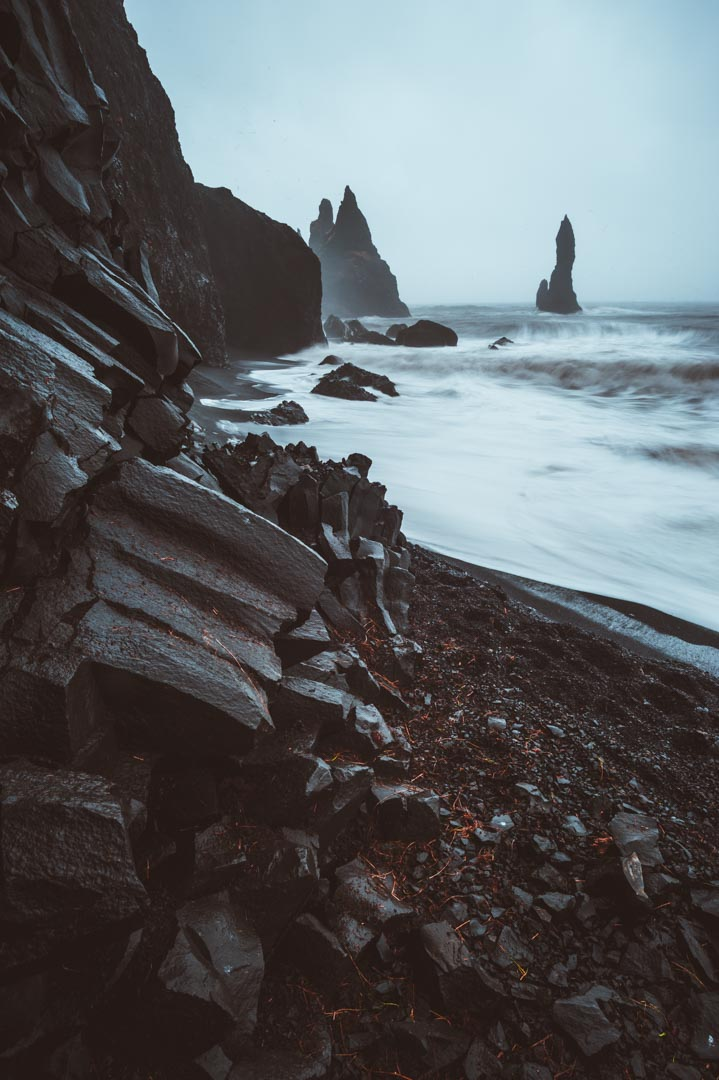
#> input picture imgs/vik.jpg, 719 x 1080 px
$ python main.py   (Python 2 division)
#> lines starting #> are read from the running program, lines starting #| are printed output that depends on the picture
from PIL import Image
import math

def distance_3d(a, b):

    return math.sqrt((b[0] - a[0]) ** 2 + (b[1] - a[1]) ** 2 + (b[2] - a[2]) ** 2)

def distance_2d(a, b):

    return math.sqrt((b[0] - a[0]) ** 2 + (b[1] - a[1]) ** 2)


def get_point_preferences(point_a, set_b):

    preferences = []

    for point in set_b:
        preferences.append((point, distance_3d(point_a['location'], set_b[point]['location'])))

    preferences = sorted(preferences, key = lambda e: e[1])

    return [x[0] for x in preferences]

def get_preferences(set_a, set_b):

    for point in set_a:

        set_a[point]['preferences'] = get_point_preferences(set_a[point], set_b)

    for point in set_b:

        set_b[point]['preferences'] = get_point_preferences(set_b[point], set_a)

    return set_a, set_b

def stable_marriage(set_b, set_a):

    a_prefs = {}
    b_prefs = {}

    for a in set_a:
        a_prefs[a] = set_a[a]['preferences']
    for b in set_b:
        b_prefs[b] = set_b[b]['preferences']

    a_list = sorted(a_prefs.keys())
    b_list = sorted(b_prefs.keys())

    a_free = a_list[:]
    matches  = {}

    a_prefs_2 = a_prefs
    b_prefs_2 = b_prefs

    while a_free:

        a = a_free.pop(0)
        a_list = a_prefs_2[a]

        b = a_list.pop(0)
        match = matches.get(b)

        if not match:
            matches[b] = a

        else:

            b_list = b_prefs_2[b]

            if b_list.index(match) > b_list.index(a):

                matches[b] = a

                if a_prefs_2[match]:
                    a_free.append(match)

            elif a_list:
                    a_free.append(a)

    return matches

def get_colors(img, palette_size):

    colors_data = img.convert('P',
        palette = Image.ADAPTIVE,
        colors = palette_size
    ).convert('RGB').getcolors()

    colors = {}

    for d in colors_data:

        hex = '#%02x%02x%02x' % d[1]

        colors[hex] = {
            'location': d[1],
            'frequency': d[0]
        }

    return colors

def rgb(triplet):
    _NUMERALS = '0123456789abcdefABCDEF'
    _HEXDEC = {v: int(v, 16) for v in (x+y for x in _NUMERALS for y in _NUMERALS)}
    return _HEXDEC[triplet[1:3]], _HEXDEC[triplet[3:5]], _HEXDEC[triplet[5:7]]

if __name__ == '__main__':

    input_colors = get_colors(Image.open('imgs/vik.jpg'), 256)
#> in get_colors, `colors_data = img.convert('P', palette = Image.ADAPTIVE, colors = pale..`: colors_data = 256 items
#> the loop in get_colors, `for d in colors_data: ` made 256 passes
#> (d, hex) on passes 1 to 3: ((2170, (59, 48, 47)), '#3b302f'), ((593, (43, 32, 28)), '#2b201c'), ((4652, (42, 32, 30)), '#2a201e')
#> input_colors = 256 items
    output_colors = get_colors(Image.open('imgs/ponies.jpg'), 256)
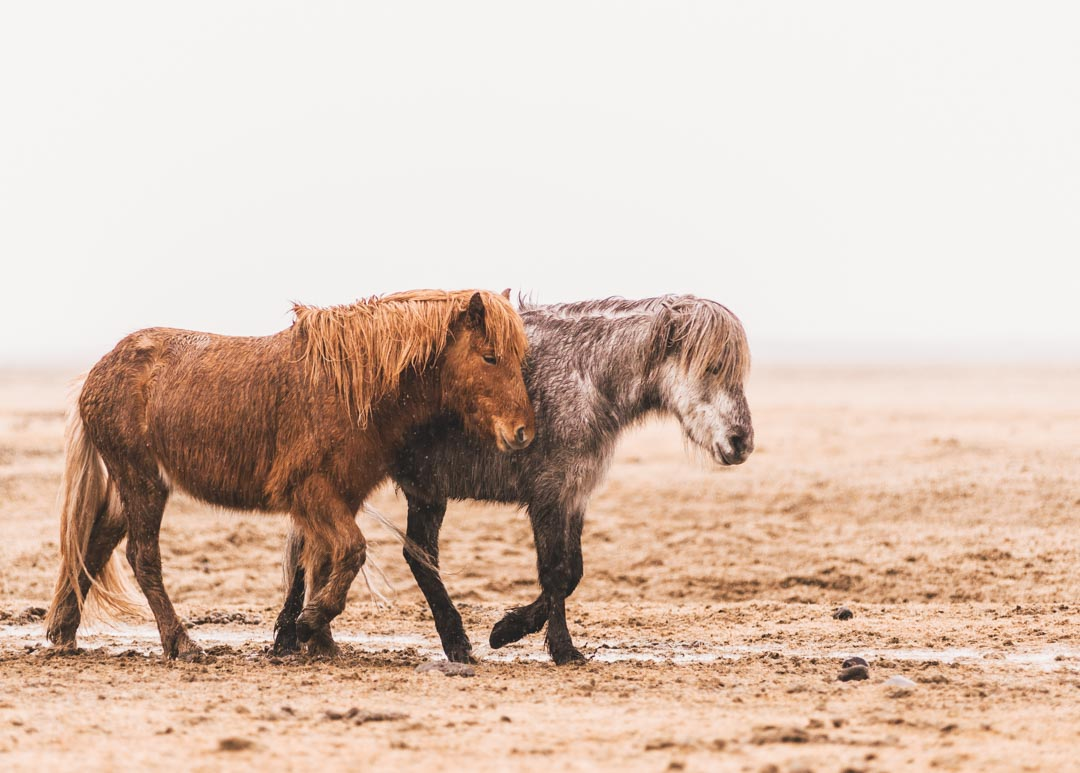
#> input picture imgs/ponies.jpg, 1080 x 773 px
#> the loop in get_colors (call 2), `for d in colors_data: ` made 256 passes
#> (d, hex) on passes 1 to 3: ((1637, (237, 224, 219)), '#ede0db'), ((123, (252, 245, 242)), '#fcf5f2'), ((91, (251, 247, 244)), '#fbf7f4')
#> output_colors = 256 items

    input_colors, output_colors = get_preferences(input_colors, output_colors)
#> the loop in get_preferences, `for point in set_a: ` made 256 passes
#> point on passes 1 to 3: '#3b302f', '#2b201c', '#2a201e'
#> the loop in get_preferences, `for point in set_b: ` made 256 passes
#> point on passes 1 to 3: '#ede0db', '#fcf5f2', '#fbf7f4'

    color_map = stable_marriage(input_colors, output_colors)
#> the loop in stable_marriage, `for a in set_a:` made 256 passes
#> the loop in stable_marriage, `for b in set_b:` made 256 passes
#> in stable_marriage, `a_list = sorted(a_prefs.keys())`: a_list = 256 items, first 6: '#2a201b', '#2d2420', '#2d2824', '#342924', '#342c28', '#38302b'
#> in stable_marriage, `b_list = sorted(b_prefs.keys())`: b_list = 256 items, first 6: '#1f1310', '#201715', '#211613', '#211916', '#221816', '#221b18'
#> in stable_marriage, `a_free = a_list[:]`: a_free has the same summary as a_list
#> in stable_marriage, `a_prefs_2 = a_prefs`: a_prefs_2 = 256 items
#> the loop in stable_marriage, `while a_free: ` made 24265 passes
#> (a, b, match) on passes 12, 15, 16, 17, 18, 19, 20, 22, 23, 24, 26, 27: ('#49352d', '#432f2b', '#403028'), ('#4b2c1e', '#432f2b', '#403028'), ('#4b3427', '#432f2b', '#403028'), ('#4e3124', '#432f2b', '#403028'), ('#523527', '#432f2b', '#403028'), ('#53392c', '#493c3b', '#4a3d35'), ('#533d31', '#493c3b', '#4a3d35'), ('#5b3d2f', '#493c3b', '#4a3d35'), ('#5c3523', '#432f2b', '#403028'), ('#5c3a28', '#493c3b', '#4a3d35'), ('#614334', '#5c4845', '#5d4a40'), ('#623c2a', '#5c4845', '#5d4a40')
#> (a, b) on passes 2 to 7: ('#2d2420', '#2d2321'), ('#2d2824', '#2f2825'), ('#342924', '#332823'), ('#342c28', '#352a28'), ('#38302b', '#392f2c'), ('#3c291f', '#382522')
#> after the loop in stable_marriage, `while a_free:`: a_free = []; matches = 256 items
#> color_map = 256 items

    for i in color_map:
        color_map[i] = rgb(color_map[i])
#> this loop made 256 passes
#> i on passes 1 to 3: '#2b201c', '#2d2321', '#2f2825'

    print color_map
#> (printed output is left out)

    img = Image.open('imgs/vik.jpg').convert('P',
        palette = Image.ADAPTIVE,
        colors = 256
    ).convert('RGB')

    pixel_map = img.load()

    new_img = Image.new(img.mode, img.size)
#> new_img: PIL image 719x1080 RGB; every value is 0
    new_pixels = new_img.load()

    for i in range(img.size[0]):
        for j in range(img.size[1]):

            old_hex = '#%02x%02x%02x' % pixel_map[i, j]

            new_pixels[i, j] = color_map[old_hex]


    new_img.show()
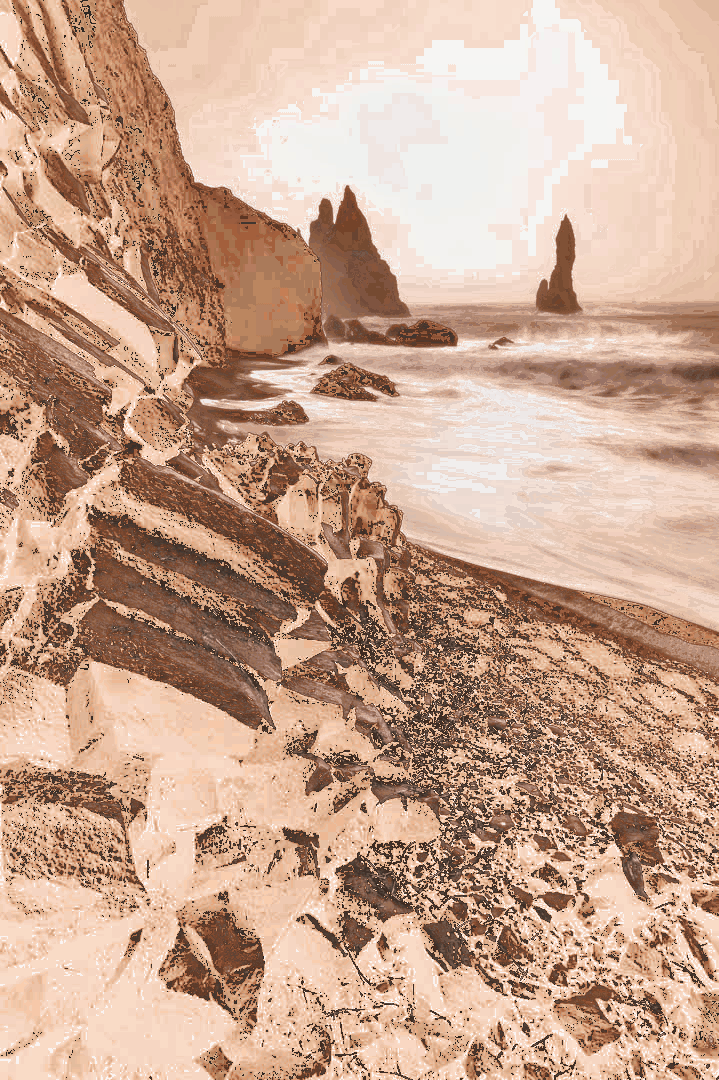
#> shown: PIL image 719x1080 RGB; mean R, G, B 201, 165.8, 143.9
